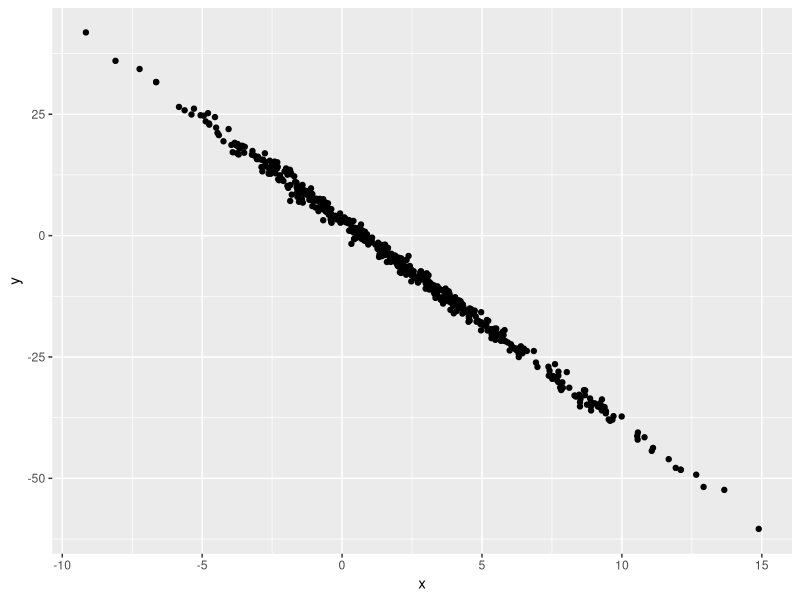
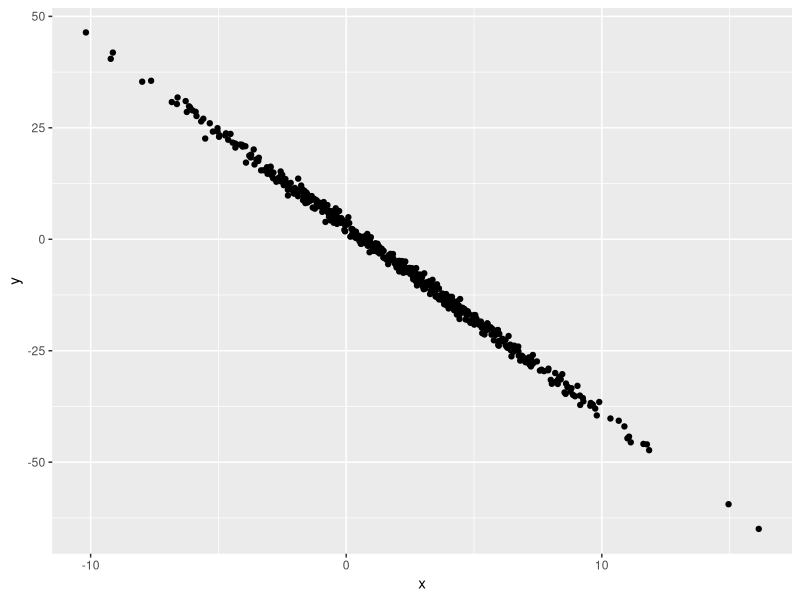

Here is the R script that generated these plots, in order:
## ---- chunk 1
samp = rnorm(100) 
length(samp)
## ---- chunk 2
library(tidyverse)

plot_df = tibble(
  x = rnorm(500, mean = 2, sd = 4),
  y = 3 - 4.2 * x + rnorm(500)
)
  
ggplot(plot_df, aes(x = x, y = y)) + geom_point()
## ---- chunk 3

plot_df = tibble(
  x = rnorm(500, mean = 2, sd = 4),
  y = 3 - 4.2 * x + rnorm(500)
)
  
ggplot(plot_df, aes(x = x, y = y)) + geom_point()
